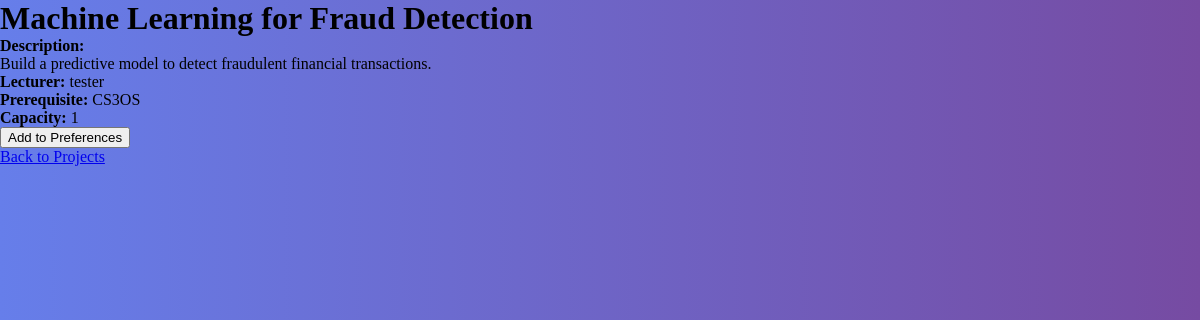
The app's page /PHP/projectDetails.php?id=5 with its own data.
### tables this page shows
CREATE TABLE `projects` (
  `Project_ID` smallint(6) NOT NULL,
  `Lecturer_ID` smallint(6) NOT NULL,
  `Title` varchar(255) NOT NULL,
  `Description` text DEFAULT NULL,
  `Prerequisite` enum('NONE','CS3MAS','CS3OS','CS3SA') DEFAULT 'NONE',
  `Status` tinyint(1) DEFAULT 1,
  `capacity` int(11) NOT NULL DEFAULT 1
);

CREATE TABLE `lecturers` (
  `Lecturer_ID` smallint(6) NOT NULL,
  `Name` varchar(100) NOT NULL,
  `Email` varchar(100) NOT NULL,
  `Department` varchar(100) DEFAULT NULL,
  `password` varchar(20) DEFAULT NULL
);

### PHP/projectDetails.php (the view, shortened to what this page needs)
<?php
require_once 'db.php';
if (isset($_GET['id'])) {
    $id = intval($_GET['id']);
    $stmt = $conn->prepare("
    SELECT
        p.title,
        p.description,
        p.prerequisite,
        p.capacity,
        l.Name AS lecturer_name
    FROM projects p
    JOIN lecturers l ON p.Lecturer_ID = l.Lecturer_ID
    WHERE p.Project_ID = ?
    ");
    $stmt->bind_param("i", $id);
    $stmt->execute();
    $result = $stmt->get_result();
    if ($result->num_rows > 0) {
        $project = $result->fetch_assoc();
    } else {
        echo "Project not found.";
        exit;
    }
} else {
    echo "No project selected.";
    exit;
}
?>
<!DOCTYPE html>
<html>
<head>
    <link rel="stylesheet" href="../CSS/stylesheet2.css">
</head>
<body>
<h1><?php echo htmlspecialchars($project['title']); ?></h1>
<p><strong>Description:</strong><br>
<?php echo htmlspecialchars($project['description']); ?></p>
<p><strong>Lecturer:</strong>
<?php echo htmlspecialchars($project['lecturer_name']); ?></p>
<p><strong>Prerequisite:</strong>
<?php echo htmlspecialchars($project['prerequisite']); ?></p>
<p><strong>Capacity:</strong>
<?php echo htmlspecialchars($project['capacity']); ?></p>
<form action="addPreference.php" method="post">
    <button type="submit">Add to Preferences</button>
</form>
<a href="../HTML/Main.php">Back to Projects</a>
</body>
</html>

### CSS/stylesheet2.css (style rules this page uses)
* { margin: 0; }
body { background: linear-gradient(to right, #667eea, #764ba2); }

### records on screen
projects: Title "Machine Learning for Fraud Detection", Description "Build a predictive model to detect fraudulent financial transactions.", Lecturer_ID.Name "tester", Prerequisite "CS3OS", capacity "1"
